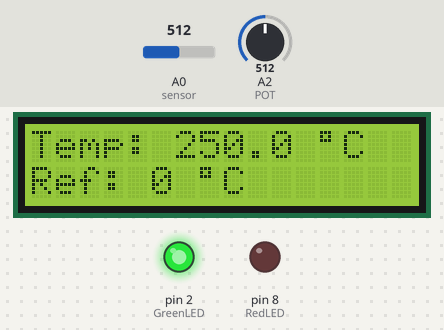
The sketch below on a simulated Arduino Uno, built with avr-gcc and run on an emulated ATmega328P. On the bench: 16×2 character LCD, output pins drawn as LEDs (lit = HIGH). The inputs (shaded band) are chosen by the test bench; at power-on: A0 (sensor) = 512, A2 (POT) = 512.

Above: at 1.6 s.
1.7 s: A0 (sensor) set to 0
At 2.6 s:
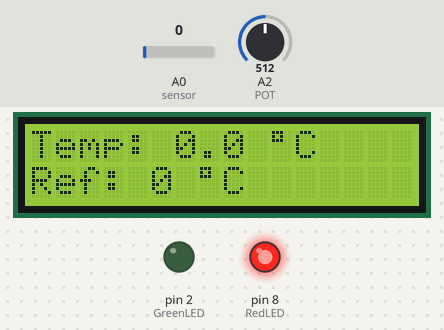
3.6 s: A2 (POT) set to 716
At 4.8 s:
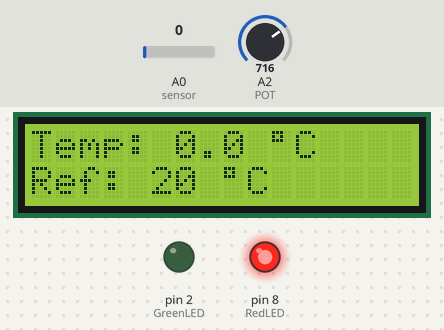
5.6 s: A0 (sensor) set to 37
At 7.1 s:
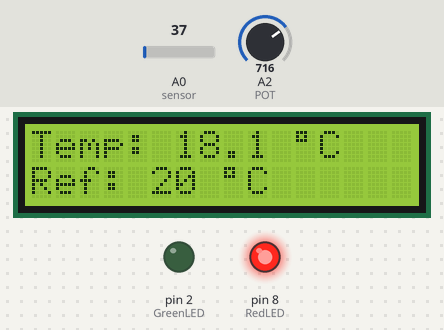
7.7 s: A0 (sensor) set to 43
At 9.4 s:
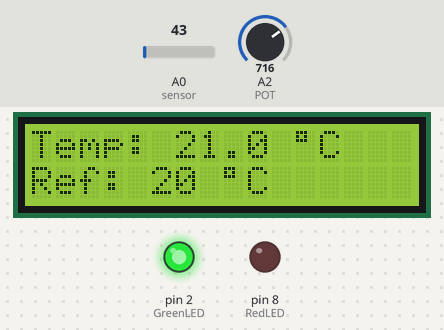
9.7 s: A2 (POT) set to 738
At 11.5 s:
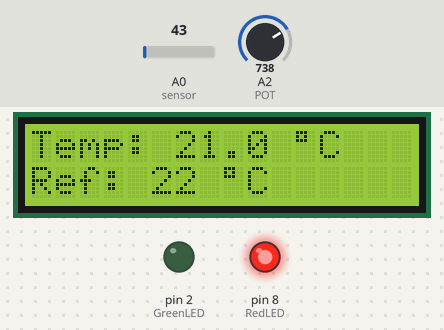
11.8 s: A2 (POT) set to 900
At 12.8 s:
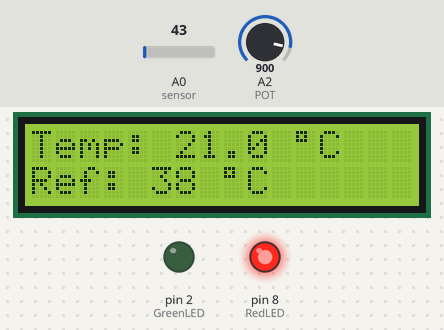
Timing chart, 0 to 14.8 s (numbered marks = the images above; inputs shaded):
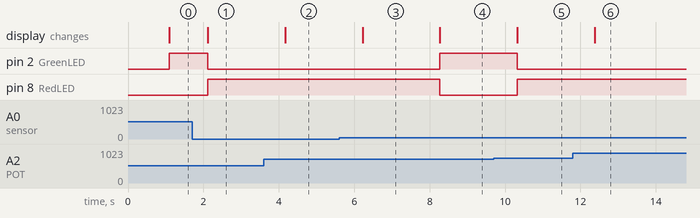

Measured:
- the behaviour switches between 40 and 41 on A0 (sensor) (found by bisection; images 3 and 4)
- the behaviour switches between 726 and 727 on A2 (POT) (found by bisection; images 4 and 5)
- after the input at 1.7 s, pin 2 (GreenLED): HIGH → LOW after 0.42 s; pin 8 (RedLED): LOW → HIGH after 0.42 s; the display: changes after 0.42 s (image 1)
- after the input at 3.6 s, the display: changes after 0.57 s (image 2)
- after the input at 5.6 s, the display: changes after 0.62 s (image 3)
- after the input at 7.7 s, pin 2 (GreenLED): LOW → HIGH after 0.57 s; pin 8 (RedLED): HIGH → LOW after 0.57 s; the display: changes after 0.57 s (image 4)
- after the input at 9.7 s, pin 2 (GreenLED): HIGH → LOW after 0.63 s; pin 8 (RedLED): LOW → HIGH after 0.63 s; the display: changes after 0.63 s (image 5)
- after the input at 11.8 s, the display: changes after 0.58 s (image 6)

The sketch:

Project_Code_v0.2.ino
```cpp
#include <Wire.h>
#include <LiquidCrystal_I2C.h>

/*I2C LCD Address = 0x3F*/
LiquidCrystal_I2C lcd(0x3F, 2, 1, 0, 4, 5, 6, 7 , 3, POSITIVE);

/*GreenLED - AC connection, RedLED - Heater connection*/
/*designate GREENLED pin(D2) and RedLED pin(D8)*/
int GreenLED = 2;
int RedLED = 8;

/*designate pin(A0) for sensor and declare variable for temperature sensor*/
float cTemp;
int sensor = 0;
float sensorVcc = 5.0; //5v to sensor Vcc

/*designate potentiometer pin(A2) and declare variable for POT value*/
float refTemp;
int POT = 2;

void setup() {
  //Designate pin modes for Digital pins
  pinMode(GreenLED, OUTPUT);
  pinMode(RedLED, OUTPUT);

  //prep lcd for output
  lcd.begin(16,2);
  lcd.clear();
}

void loop() {
  delay(500); //add delay for analog read
  refTemp = analogRead(POT); //read value from Analog 1 pin - pot
  refTemp = analogRead(POT); // take second reading for better accuracy

  delay(500); //add delay for analog read
  cTemp = analogRead(sensor); // read value from Analog 0 pin - temp sensor
  cTemp = analogRead(sensor); // take second reading for better accuracy

  /* converts values to 100 degree scale, roughly from -50 to + 50*/
  refTemp = ((refTemp /1024)*100)-50;

  /*volts to millieVolts then to proper celcius division
   * calculate current temperature
   */
  float convFactor = ((sensorVcc*1000)/1024)/10;
  cTemp = cTemp * convFactor;

  /*produce output on screen*/
  lcd.clear(); //clear display
  /*for cTemp - sensor*/
  lcd.setCursor(0,0); //move to top left
  lcd.print("Temp: "); //temperature
  lcd.print(cTemp, 1); //round off to 1 decimal place
  lcd.print(" ");
  lcd.print((char)223); //degree sign
  lcd.print("C");

  /*for refTemp - pot*/
  lcd.setCursor(0,1); //move to top left
  lcd.print("Ref: "); //reference temperature
  lcd.print(refTemp, 0); //round off to integer only
  lcd.print(" ");
  lcd.print((char)223); //degree sign
  lcd.print("C");

  if(cTemp > refTemp){
    digitalWrite(GreenLED, HIGH);
    digitalWrite(RedLED, LOW);
  }else{
    digitalWrite(GreenLED, LOW);
    digitalWrite(RedLED, HIGH);
  }
}
```
